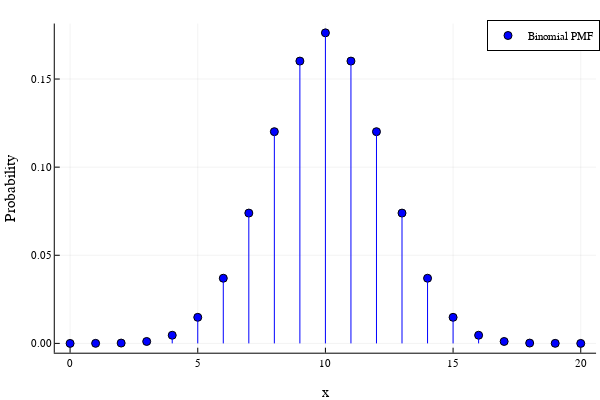

Notebook code cell kept with this figure:
### Markdown cell above
With this terminology we can say that in Bernoulli trials, the number of successes $S_n$ is a random variable with the  probability mass function:

\begin{align*}
P(X=k) =  {n \choose k}p^k q^{n-k} \tag{3}
\end{align*}

whereas the number of trials up to and including the first success is a random variable with the PMF:

\begin{align*}
P(X=k) = q^{k-1}p \tag{4}
\end{align*}

### Code cell
# Binomial PMF

using Plots
using Distributions
plotlyjs()

N = 20

function binomial_pmf(k,n,p)
    return binomial(n,k)*(p^k)*(1-p)^(n-k)
end

plot([k for k in 0:N],[binomial_pmf(k,N,0.5) for k in 0:N],
        line=:stem, marker=:circle, c=:blue,
        xlabel="x",
        ylabel="Probability",
        label="Binomial PMF")

### Figure 1 — Plotly figure (JSON) as saved in the notebook; plotly's stock layout.template omitted (floating-point values rounded to 4 significant figures)
{"data": [{"colorbar": {"title": ""}, "legendgroup": "Binomial PMF", "marker": {"color": "rgba(0, 0, 255, 1.000)", "line": {"color": "rgba(0, 0, 0, 1.000)", "width": 1}, "size": 8, "symbol": "circle"}, "mode": "markers", "name": "Binomial PMF", "showlegend": true, "type": "scatter", "x": [0, 1, 2, 3, 4, 5, 6, 7, 8, 9, 10, 11, 12, 13, 14, 15, 16, 17, 18, 19, 20], "xaxis": "x", "y": [9.537e-07, 1.907e-05, 0.0001812, 0.001087, 0.004621, 0.01479, 0.03696, 0.07393, 0.1201, 0.1602, 0.1762, 0.1602, 0.1201, 0.07393, 0.03696, 0.01479, 0.004621, 0.001087, 0.0001812, 1.907e-05, 9.537e-07], "yaxis": "y", "zmax": null, "zmin": null}, {"colorbar": {"title": ""}, "legendgroup": "Binomial PMF", "line": {"color": "rgba(0, 0, 255, 1.000)", "dash": "solid", "shape": "linear", "width": 1}, "mode": "lines", "name": "Binomial PMF", "showlegend": false, "type": "scatter", "x": [0, 0], "xaxis": "x", "y": [0, 9.537e-07], "yaxis": "y", "zmax": null, "zmin": null}, {"colorbar": {"title": ""}, "legendgroup": "Binomial PMF", "line": {"color": "rgba(0, 0, 255, 1.000)", "dash": "solid", "shape": "linear", "width": 1}, "mode": "lines", "name": "Binomial PMF", "showlegend": false, "type": "scatter", "x": [1, 1], "xaxis": "x", "y": [0, 1.907e-05], "yaxis": "y", "zmax": null, "zmin": null}, {"colorbar": {"title": ""}, "legendgroup": "Binomial PMF", "line": {"color": "rgba(0, 0, 255, 1.000)", "dash": "solid", "shape": "linear", "width": 1}, "mode": "lines", "name": "Binomial PMF", "showlegend": false, "type": "scatter", "x": [2, 2], "xaxis": "x", "y": [0, 0.0001812], "yaxis": "y", "zmax": null, "zmin": null}, {"colorbar": {"title": ""}, "legendgroup": "Binomial PMF", "line": {"color": "rgba(0, 0, 255, 1.000)", "dash": "solid", "shape": "linear", "width": 1}, "mode": "lines", "name": "Binomial PMF", "showlegend": false, "type": "scatter", "x": [3, 3], "xaxis": "x", "y": [0, 0.001087], "yaxis": "y", "zmax": null, "zmin": null}, {"colorbar": {"title": ""}, "legendgroup": "Binomial PMF", "line": {"color": "rgba(0, 0, 255, 1.000)", "dash": "solid", "shape": "linear", "width": 1}, "mode": "lines", "name": "Binomial PMF", "showlegend": false, "type": "scatter", "x": [4, 4], "xaxis": "x", "y": [0, 0.004621], "yaxis": "y", "zmax": null, "zmin": null}, {"colorbar": {"title": ""}, "legendgroup": "Binomial PMF", "line": {"color": "rgba(0, 0, 255, 1.000)", "dash": "solid", "shape": "linear", "width": 1}, "mode": "lines", "name": "Binomial PMF", "showlegend": false, "type": "scatter", "x": [5, 5], "xaxis": "x", "y": [0, 0.01479], "yaxis": "y", "zmax": null, "zmin": null}, {"colorbar": {"title": ""}, "legendgroup": "Binomial PMF", "line": {"color": "rgba(0, 0, 255, 1.000)", "dash": "solid", "shape": "linear", "width": 1}, "mode": "lines", "name": "Binomial PMF", "showlegend": false, "type": "scatter", "x": [6, 6], "xaxis": "x", "y": [0, 0.03696], "yaxis": "y", "zmax": null, "zmin": null}, {"colorbar": {"title": ""}, "legendgroup": "Binomial PMF", "line": {"color": "rgba(0, 0, 255, 1.000)", "dash": "solid", "shape": "linear", "width": 1}, "mode": "lines", "name": "Binomial PMF", "showlegend": false, "type": "scatter", "x": [7, 7], "xaxis": "x", "y": [0, 0.07393], "yaxis": "y", "zmax": null, "zmin": null}, {"colorbar": {"title": ""}, "legendgroup": "Binomial PMF", "line": {"color": "rgba(0, 0, 255, 1.000)", "dash": "solid", "shape": "linear", "width": 1}, "mode": "lines", "name": "Binomial PMF", "showlegend": false, "type": "scatter", "x": [8, 8], "xaxis": "x", "y": [0, 0.1201], "yaxis": "y", "zmax": null, "zmin": null}, {"colorbar": {"title": ""}, "legendgroup": "Binomial PMF", "line": {"color": "rgba(0, 0, 255, 1.000)", "dash": "solid", "shape": "linear", "width": 1}, "mode": "lines", "name": "Binomial PMF", "showlegend": false, "type": "scatter", "x": [9, 9], "xaxis": "x", "y": [0, 0.1602], "yaxis": "y", "zmax": null, "zmin": null}, {"colorbar": {"title": ""}, "legendgroup": "Binomial PMF", "line": {"color": "rgba(0, 0, 255, 1.000)", "dash": "solid", "shape": "linear", "width": 1}, "mode": "lines", "name": "Binomial PMF", "showlegend": false, "type": "scatter", "x": [10, 10], "xaxis": "x", "y": [0, 0.1762], "yaxis": "y", "zmax": null, "zmin": null}, {"colorbar": {"title": ""}, "legendgroup": "Binomial PMF", "line": {"color": "rgba(0, 0, 255, 1.000)", "dash": "solid", "shape": "linear", "width": 1}, "mode": "lines", "name": "Binomial PMF", "showlegend": false, "type": "scatter", "x": [11, 11], "xaxis": "x", "y": [0, 0.1602], "yaxis": "y", "zmax": null, "zmin": null}, {"colorbar": {"title": ""}, "legendgroup": "Binomial PMF", "line": {"color": "rgba(0, 0, 255, 1.000)", "dash": "solid", "shape": "linear", "width": 1}, "mode": "lines", "name": "Binomial PMF", "showlegend": false, "type": "scatter", "x": [12, 12], "xaxis": "x", "y": [0, 0.1201], "yaxis": "y", "zmax": null, "zmin": null}, {"colorbar": {"title": ""}, "legendgroup": "Binomial PMF", "line": {"color": "rgba(0, 0, 255, 1.000)", "dash": "solid", "shape": "linear", "width": 1}, "mode": "lines", "name": "Binomial PMF", "showlegend": false, "type": "scatter", "x": [13, 13], "xaxis": "x", "y": [0, 0.07393], "yaxis": "y", "zmax": null, "zmin": null}, {"colorbar": {"title": ""}, "legendgroup": "Binomial PMF", "line": {"color": "rgba(0, 0, 255, 1.000)", "dash": "solid", "shape": "linear", "width": 1}, "mode": "lines", "name": "Binomial PMF", "showlegend": false, "type": "scatter", "x": [14, 14], "xaxis": "x", "y": [0, 0.03696], "yaxis": "y", "zmax": null, "zmin": null}, {"colorbar": {"title": ""}, "legendgroup": "Binomial PMF", "line": {"color": "rgba(0, 0, 255, 1.000)", "dash": "solid", "shape": "linear", "width": 1}, "mode": "lines", "name": "Binomial PMF", "showlegend": false, "type": "scatter", "x": [15, 15], "xaxis": "x", "y": [0, 0.01479], "yaxis": "y", "zmax": null, "zmin": null}, {"colorbar": {"title": ""}, "legendgroup": "Binomial PMF", "line": {"color": "rgba(0, 0, 255, 1.000)", "dash": "solid", "shape": "linear", "width": 1}, "mode": "lines", "name": "Binomial PMF", "showlegend": false, "type": "scatter", "x": [16, 16], "xaxis": "x", "y": [0, 0.004621], "yaxis": "y", "zmax": null, "zmin": null}, {"colorbar": {"title": ""}, "legendgroup": "Binomial PMF", "line": {"color": "rgba(0, 0, 255, 1.000)", "dash": "solid", "shape": "linear", "width": 1}, "mode": "lines", "name": "Binomial PMF", "showlegend": false, "type": "scatter", "x": [17, 17], "xaxis": "x", "y": [0, 0.001087], "yaxis": "y", "zmax": null, "zmin": null}, {"colorbar": {"title": ""}, "legendgroup": "Binomial PMF", "line": {"color": "rgba(0, 0, 255, 1.000)", "dash": "solid", "shape": "linear", "width": 1}, "mode": "lines", "name": "Binomial PMF", "showlegend": false, "type": "scatter", "x": [18, 18], "xaxis": "x", "y": [0, 0.0001812], "yaxis": "y", "zmax": null, "zmin": null}, {"colorbar": {"title": ""}, "legendgroup": "Binomial PMF", "line": {"color": "rgba(0, 0, 255, 1.000)", "dash": "solid", "shape": "linear", "width": 1}, "mode": "lines", "name": "Binomial PMF", "showlegend": false, "type": "scatter", "x": [19, 19], "xaxis": "x", "y": [0, 1.907e-05], "yaxis": "y", "zmax": null, "zmin": null}, {"colorbar": {"title": ""}, "legendgroup": "Binomial PMF", "line": {"color": "rgba(0, 0, 255, 1.000)", "dash": "solid", "shape": "linear", "width": 1}, "mode": "lines", "name": "Binomial PMF", "showlegend": false, "type": "scatter", "x": [20, 20], "xaxis": "x", "y": [0, 9.537e-07], "yaxis": "y", "zmax": null, "zmin": null}], "layout": {"annotations": [], "height": 400, "legend": {"bgcolor": "rgba(255, 255, 255, 1.000)", "bordercolor": "rgba(0, 0, 0, 1.000)", "borderwidth": 1, "font": {"color": "rgba(0, 0, 0, 1.000)", "family": "sans-serif", "size": 11}, "title": {"font": {"color": "rgba(0, 0, 0, 1.000)", "family": "sans-serif", "size": 15}, "text": ""}, "tracegroupgap": 0, "traceorder": "normal", "x": 1, "xanchor": "auto", "y": 1, "yanchor": "auto"}, "margin": {"b": 20, "l": 0, "r": 0, "t": 20}, "paper_bgcolor": "rgba(255, 255, 255, 1.000)", "plot_bgcolor": "rgba(255, 255, 255, 1.000)", "showlegend": true, "width": 600, "xaxis": {"anchor": "y", "domain": [0.09128, 0.9934], "gridcolor": "rgba(0, 0, 0, 0.100)", "gridwidth": 0.5, "linecolor": "rgba(0, 0, 0, 1.000)", "mirror": false, "range": [-0.6, 20.6], "showgrid": true, "showline": true, "showticklabels": true, "tickangle": 0, "tickcolor": "rgb(0, 0, 0)", "tickfont": {"color": "rgba(0, 0, 0, 1.000)", "family": "sans-serif", "size": 11}, "tickmode": "array", "ticks": "inside", "ticktext": ["0", "5", "10", "15", "20"], "tickvals": [0, 5, 10, 15, 20], "title": "x", "titlefont": {"color": "rgba(0, 0, 0, 1.000)", "family": "sans-serif", "size": 15}, "type": "-", "visible": true, "zeroline": false, "zerolinecolor": "rgba(0, 0, 0, 1.000)"}, "yaxis": {"anchor": "x", "domain": [0.07581, 0.9902], "gridcolor": "rgba(0, 0, 0, 0.100)", "gridwidth": 0.5, "linecolor": "rgba(0, 0, 0, 1.000)", "mirror": false, "range": [-0.005286, 0.1815], "showgrid": true, "showline": true, "showticklabels": true, "tickangle": 0, "tickcolor": "rgb(0, 0, 0)", "tickfont": {"color": "rgba(0, 0, 0, 1.000)", "family": "sans-serif", "size": 11}, "tickmode": "array", "ticks": "inside", "ticktext": ["0.00", "0.05", "0.10", "0.15"], "tickvals": [0, 0.05, 0.1, 0.15], "title": "Probability", "titlefont": {"color": "rgba(0, 0, 0, 1.000)", "family": "sans-serif", "size": 15}, "type": "-", "visible": true, "zeroline": false, "zerolinecolor": "rgba(0, 0, 0, 1.000)"}}}
